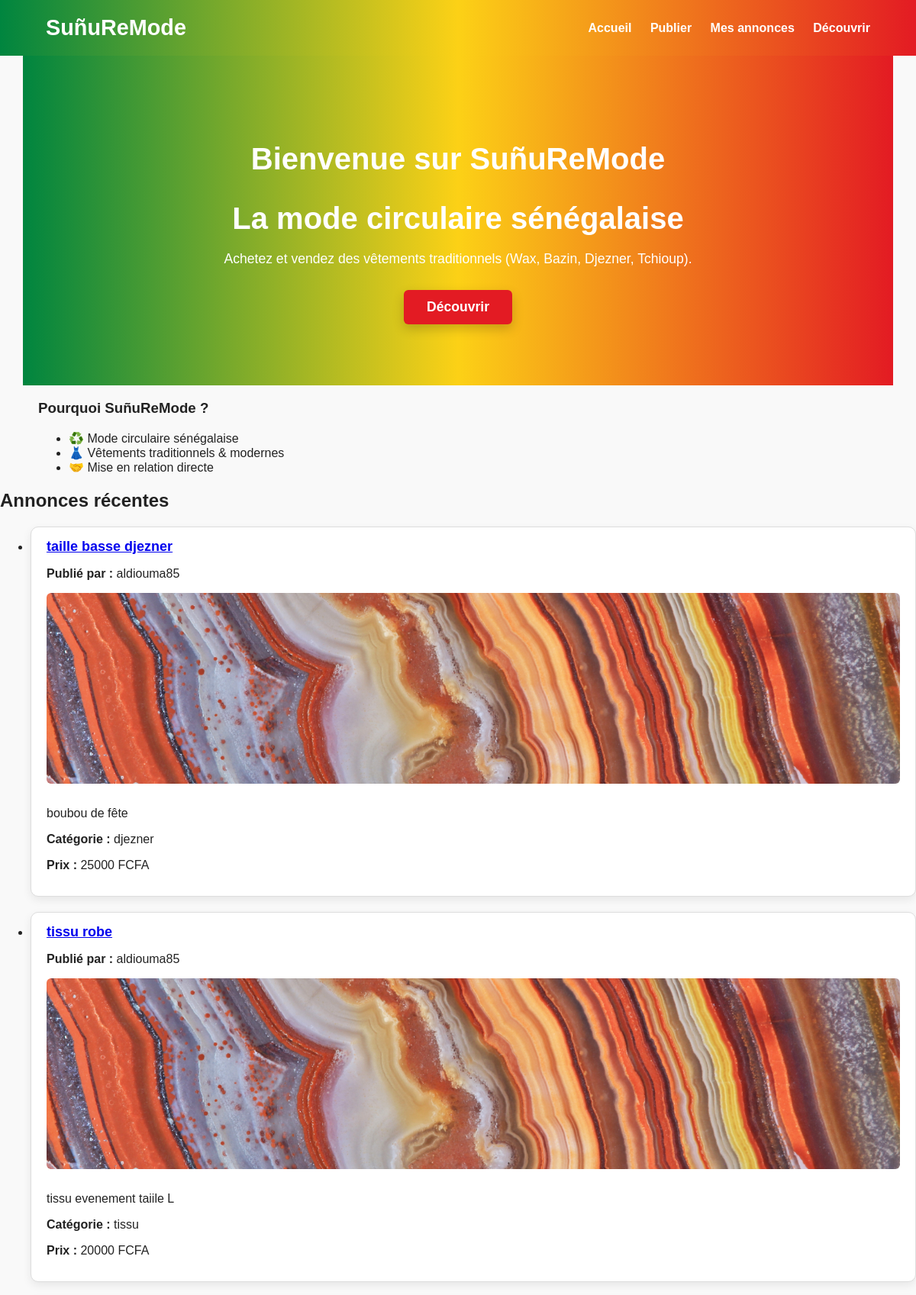
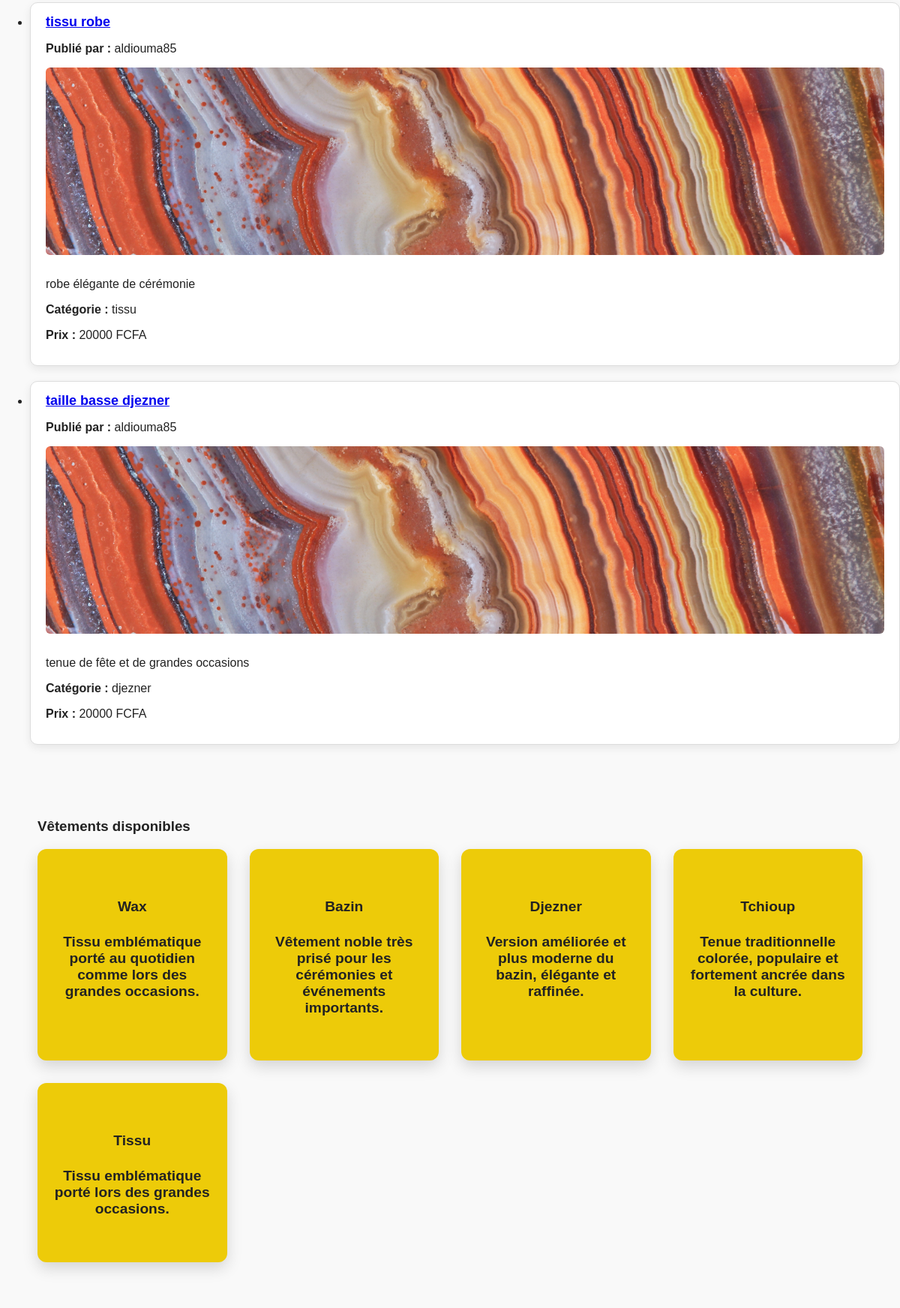
The page / (upper part) on the database its author committed (2 pictures, top to bottom).
### core/models.py (models this page shows, shortened)
class Annonce(models.Model):
    CATEGORIES = [
        ('wax', 'Wax'),
        ('bazin', 'Bazin'),
        ('djezner', 'Djezner'),
        ('tchioup', 'Tchioup'),
        ('tissu', 'Tissu'),
    ]
    auteur = models.ForeignKey(User, on_delete=models.CASCADE)
    titre = models.CharField(max_length=200)
    description = models.TextField()
    prix = models.IntegerField()
    categorie = models.CharField(max_length=50)
    image = models.ImageField(upload_to='annonces/', blank=True, null=True)

### core/views.py (the view)
# urls.py: path('', views.home, name='home'),
def home(request):
    annonces = Annonce.objects.all().order_by('-id')
    return render(request, 'core/home.html', {'annonces': annonces})

### core/templates/core/home.html (shortened to what this page needs)
{% extends 'core/base.html' %}
{% block content %}
<section class="hero">
    <h1>Bienvenue sur SuñuReMode</h1>
    <h1>La mode circulaire sénégalaise</h1>
    <p>
        Achetez et vendez des vêtements traditionnels
        (Wax, Bazin, Djezner, Tchioup).
    </p>
    <a href="#decouvrir" class="btn-decouvrir">Découvrir</a>
</section>
<section class="engagement">
    <h3>Pourquoi SuñuReMode ?</h3>
    <ul>
        <li>♻️ Mode circulaire sénégalaise</li>
        <li>👗 Vêtements traditionnels & modernes</li>
        <li>🤝 Mise en relation directe</li>
    </ul>
</section>
<h2>Annonces récentes</h2>
{% if annonces %}
    <ul>
        {% for annonce in annonces %}
            <li class="annonce-card">
 <a href="{% url 'detail_annonce' annonce.id %}">
    <h3>{{ annonce.titre }}</h3>
 </a>
 <p>
    <strong>Publié par :</strong> {{ annonce.auteur.username }}
</p>
 {% if annonce.image %}
    <img src="{{ annonce.image.url }}" alt="{{ annonce.titre }}" class="annonce-img">
 {% endif %}
                <p>{{ annonce.description }}</p>
                <p><strong>Catégorie :</strong> {{ annonce.categorie }}</p>
                <p><strong>Prix :</strong> {{ annonce.prix }} FCFA</p>
            </li>
        {% endfor %}
    </ul>
{% else %}
    <p>Aucune annonce pour le moment.</p>
{% endif %}
<section id="decouvrir" class="decouvrir">
    <h3>Vêtements disponibles</h3>
    <div class="vetements">
    <a href="{% url 'categorie' 'wax' %}" class="card">
    <h4>Wax</h4>
    <p>Tissu emblématique porté au quotidien comme lors des grandes occasions.</p>
</a>
        <a href="{% url 'categorie' 'bazin' %}" class="card">
            <h4>Bazin</h4>
            <p>Vêtement noble très prisé pour les cérémonies et événements importants.</p>
         </a>
        <a href="{% url 'categorie' 'djezner' %}" class="card">
            <h4>Djezner</h4>
            <p>Version améliorée et plus moderne du bazin, élégante et raffinée.</p>
            <a href="{% url 'categorie' 'tchioup' %}" class="card">
            <h4>Tchioup</h4>
            <p>Tenue traditionnelle colorée, populaire et fortement ancrée dans la culture.</p>
            <a href="{% url 'categorie' 'tissu' %}" class="card">
            <h4>Tissu</h4>
           <p>Tissu emblématique porté lors des grandes occasions.</p>
</a>
    </div>
</section>
{% endblock %}

### core/templates/core/base.html (shortened to what this page needs)
{% load static %}
<!DOCTYPE html>
<html lang="fr">
<head>
    <link rel="stylesheet" href="{% static 'core/style.css' %}">
</head>
<body>
<header class="navbar">
    <div class="logo">SuñuReMode</div>
    <nav>
        <a href="{% url 'home' %}">Accueil</a>
        <a href="{% url 'publier' %}">Publier</a>
        <a href="{% url 'mes_annonces' %}">Mes annonces</a>
        <a href="#decouvrir">Découvrir</a>
    </nav>
</header>
<main>
    {% block content %}{% endblock %}
</main>
</body>
</html>

### core/static/core/style.css (style rules this page uses)
:root { --vert-senegal: #00853f; --jaune-senegal: #fcd116; --rouge-senegal: #e31b23; }
body { font-family: Arial, sans-serif; margin: 0; background-color: #f9f9f9; color: #222; }
.hero { text-align: center; padding: 80px 20px; background: linear-gradient( to right, #00853f, #fcd116, #e31b23 ); color: white; }
.hero h1 { font-size: 3rem; margin-bottom: 10px; }
.hero p { max-width: 600px; margin: 0 auto 30px; }
.btn-decouvrir { display: inline-block; background-color: #e31b23; color: white; padding: 14px 36px; text-decoration: none; font-weight: bold; font-size: 1.1rem; border-radius: 30px; box-shadow: 0 6px 15px rgba(0,0,0,0.2); transition: all 0.3s ease; }
.card { background-color: white; padding: 40px 20px; text-align: center; font-weight: bold; border-radius: 12px; font-size: 1.2rem; box-shadow: 0 8px 20px rgba(0,0,0,0.15); transition: transform 0.3s ease; }
section { max-width: 1100px; margin: auto; }
.navbar { display: flex; justify-content: space-between; align-items: center; padding: 20px 60px; background: linear-gradient( 90deg, #00853f, #fcd116, #e31b23 ); }
.logo { font-size: 1.8rem; font-weight: bold; color: white; }
.navbar nav a { margin-left: 20px; color: white; text-decoration: none; font-weight: bold; transition: opacity 0.3s; }
.hero { text-align: center; padding: 80px 20px; }
.hero h1 { font-size: 2.5rem; margin-bottom: 20px; }
.hero p { max-width: 700px; margin: auto; font-size: 1.1rem; }
.btn-decouvrir { display: inline-block; margin-top: 30px; padding: 12px 30px; background-color: #e31b23; color: white; text-decoration: none; font-weight: bold; border-radius: 6px; }
.decouvrir { padding: 60px 40px; background-color: #f9f9f9; }
.vetements { display: grid; grid-template-columns: repeat(auto-fit, minmax(220px, 1fr)); gap: 30px; }
.card { background-color: rgb(237, 203, 9); padding: 40px 20px; text-align: center; font-weight: bold; border-radius: 12px; font-size: 1.2rem; box-shadow: 0 8px 20px rgba(0,0,0,0.15); transition: transform 0.3s ease; }
.card { text-decoration: none; color: inherit; }
.annonce-card { border: 1px solid #ddd; padding: 15px; margin-bottom: 20px; border-radius: 8px; }
.annonce-img { width: 100%; max-height: 250px; object-fit: cover; border-radius: 6px; margin-bottom: 10px; }
.annonce-card { background: #fff; border-radius: 10px; padding: 15px 20px; box-shadow: 0 4px 12px rgba(0,0,0,0.08); transition: transform 0.2s ease; }
.annonce-card h3 { margin: 0; font-size: 18px; }

### rows shown on the page
Annonce: titre "taille basse djezner", auteur.username "aldiouma85", image (picture), description "boubou de fête", categorie "djezner", prix "25000"
Annonce: titre "tissu robe", auteur.username "aldiouma85", image (picture), description "tissu evenement taiile L", categorie "tissu", prix "20000"
Annonce: titre "tissu robe", auteur.username "aldiouma85", image (picture), description "robe élégante de cérémonie", categorie "tissu", prix "20000"
Annonce: titre "taille basse djezner", auteur.username "aldiouma85", image (picture), description "tenue de fête et de grandes occasions", categorie "djezner", prix "20000"
